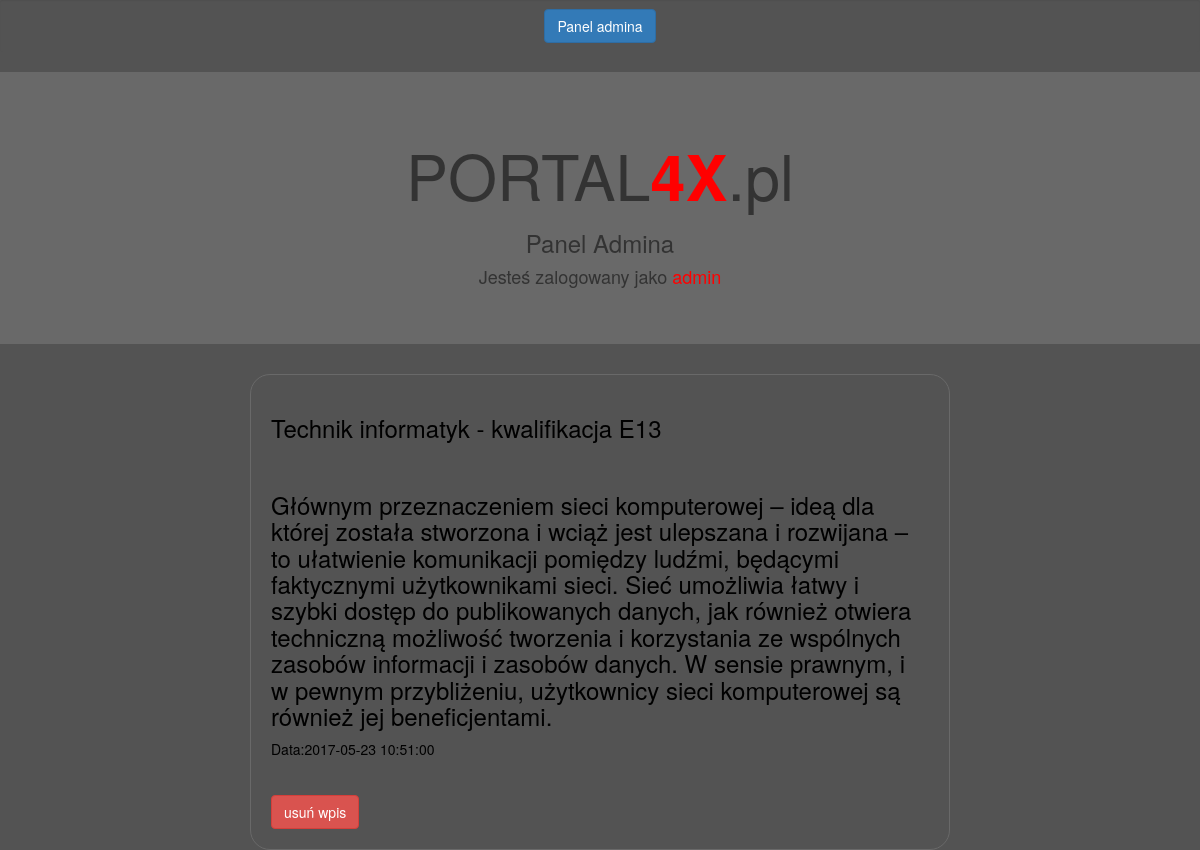
Screenshot of /e13.php (signed in) with the database file from the repository.
### tables this page shows
CREATE TABLE IF NOT EXISTS `e13` (
  `IDwpis` int(11) NOT NULL,
  `Wpis` text NOT NULL,
  `Data` timestamp NOT NULL DEFAULT CURRENT_TIMESTAMP ON UPDATE CURRENT_TIMESTAMP
);

### e13.php (the view, shortened to what this page needs)
<!DOCTYPE HTML>
<html lang="pl">
<head>
<link rel="stylesheet" href="https://maxcdn.bootstrapcdn.com/bootstrap/3.3.7/css/bootstrap.min.css">
	<link rel="stylesheet" href="style_MY.css" type="text/css"/>
</head>
<body>
	<div class="well well-sm">
		<div class="btn-group">
			<a href="admin.php" class="btn btn-primary">Panel admina</a>
		</div>
	</div>
	<div class="jumbotron">
		<h1 align="center"> PORTAL<strong style="color:red;">4X</strong>.pl</h1>
		<h3>Panel Admina</h3>
		<?php
			$login = $_SESSION['log'];
			echo "<h4 align=center>Jesteś zalogowany jako <span style='color:red;'>$login</span></h4>"
			?>
	</div>
	<div class="col-md-7 center-block" >
		<h3> Technik informatyk - kwalifikacja E13 </h3>
		<?php
			$p = mysqli_connect('localhost', 'root', '');
			mysqli_query($p, "SET CHARSET utf8");
			mysqli_query($p, "SET NAMES 'utf8' COLLATE 'utf8_polish_ci'");
			$zapytanie_e13 = mysqli_query($p, 'SELECT * FROM e13');
			while($r = mysqli_fetch_array($zapytanie_e13))
			{
				echo '<br><h3>'.$r['Wpis'].'</h3><p>Data:'.$r['Data'].'</p>';
				$data = $r['Data'];
				$name_e13 = $r['IDwpis'];
				echo "<form action='e13.php' method='post'>";
				echo "<input type='text' name='$name_e13' value='$data' style='visibility:hidden' /><br>";
				echo "<input type='submit' name='usun_z_e13' value='usuń wpis' class='btn btn-danger' />";
				echo "</form>";
			}
		?>
	</div>
</body>
</html>

### style_MY.css (style rules this page uses)
body { background-color: #535353; }
.center-block { float: none; border: 1px solid silver; padding: 20px; border-radius: 20px; }
.well { text-align: center; background-color: #535353; border: none; }
.col-md-7 { background-color: #535353; color: black; border: 1px solid #696969; }
.jumbotron { background-color: #696969; }
.jumbotron > h3 { text-align: center; }

### rows the page displays
e13: Wpis "Głównym przeznaczeniem sieci komputerowej – ideą dla której została stworzona i wciąż jest ulepszana i rozwijana – to ułatwienie komunikacji pomiędzy ludźmi, będącymi faktycznymi użytkownikami sieci. Sieć umożliwia łatwy i szybki dostęp do publikowanych danych, jak również otwiera techniczną możliwość tworzenia i korzystania ze wspólnych zasobów informacji i zasobów danych. W sensie prawnym, i w pewnym przybliżeniu, użytkownicy sieci komputerowej są również jej beneficjentami.", Data "2017-05-23 10:51:00"

### other values shown
$login "admin"
